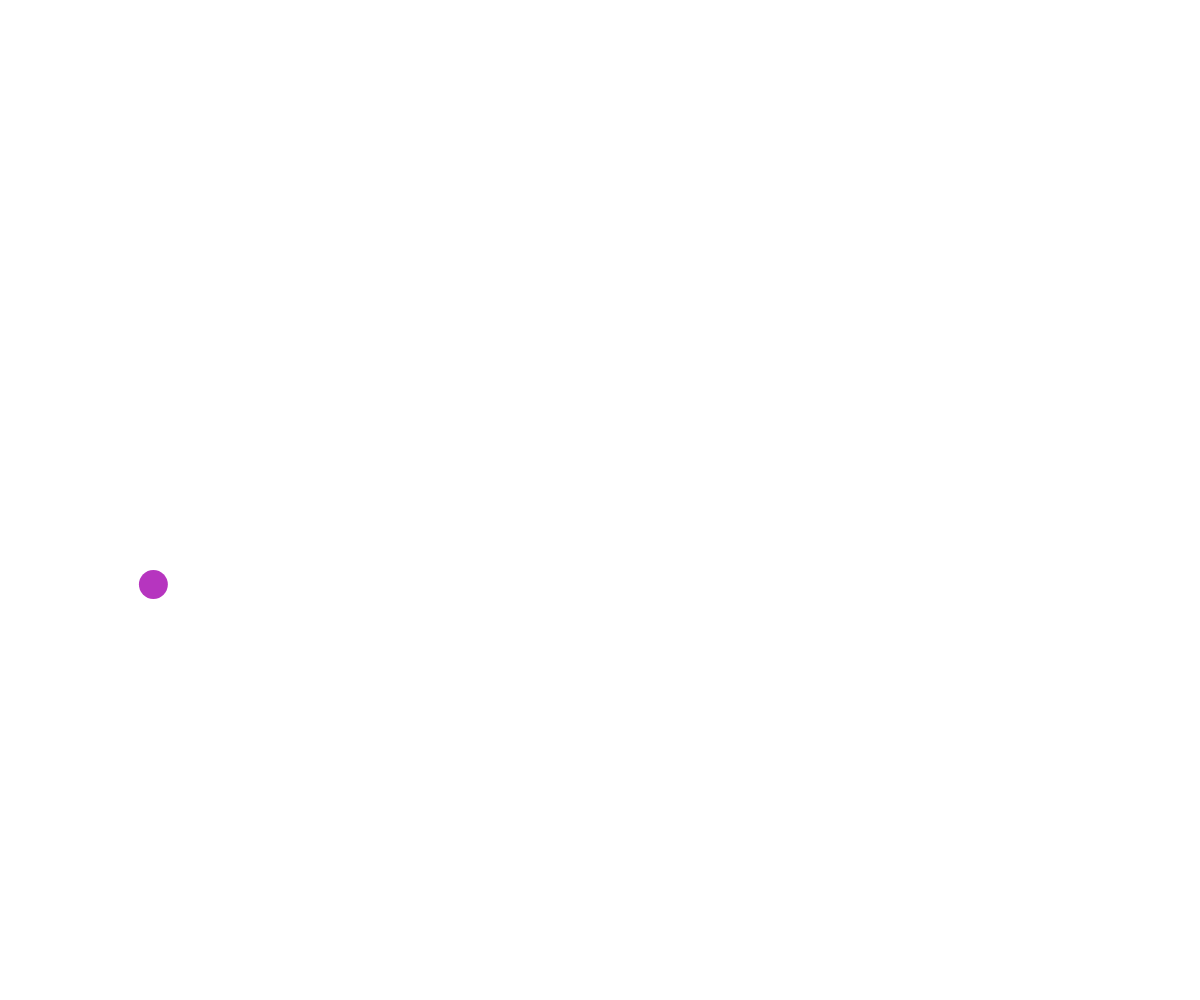
Frame 1 (no input)
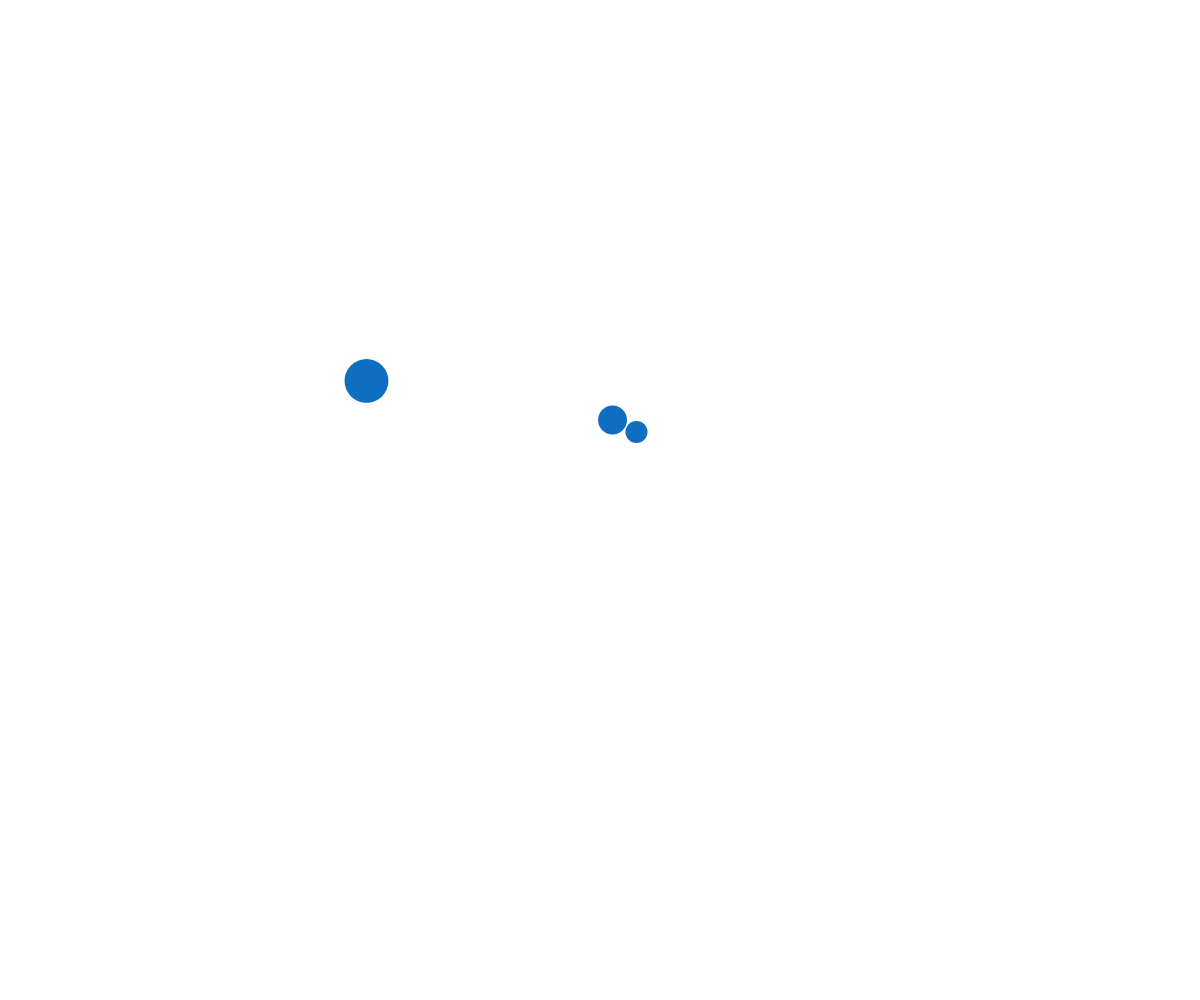
Frame 60 (no input)
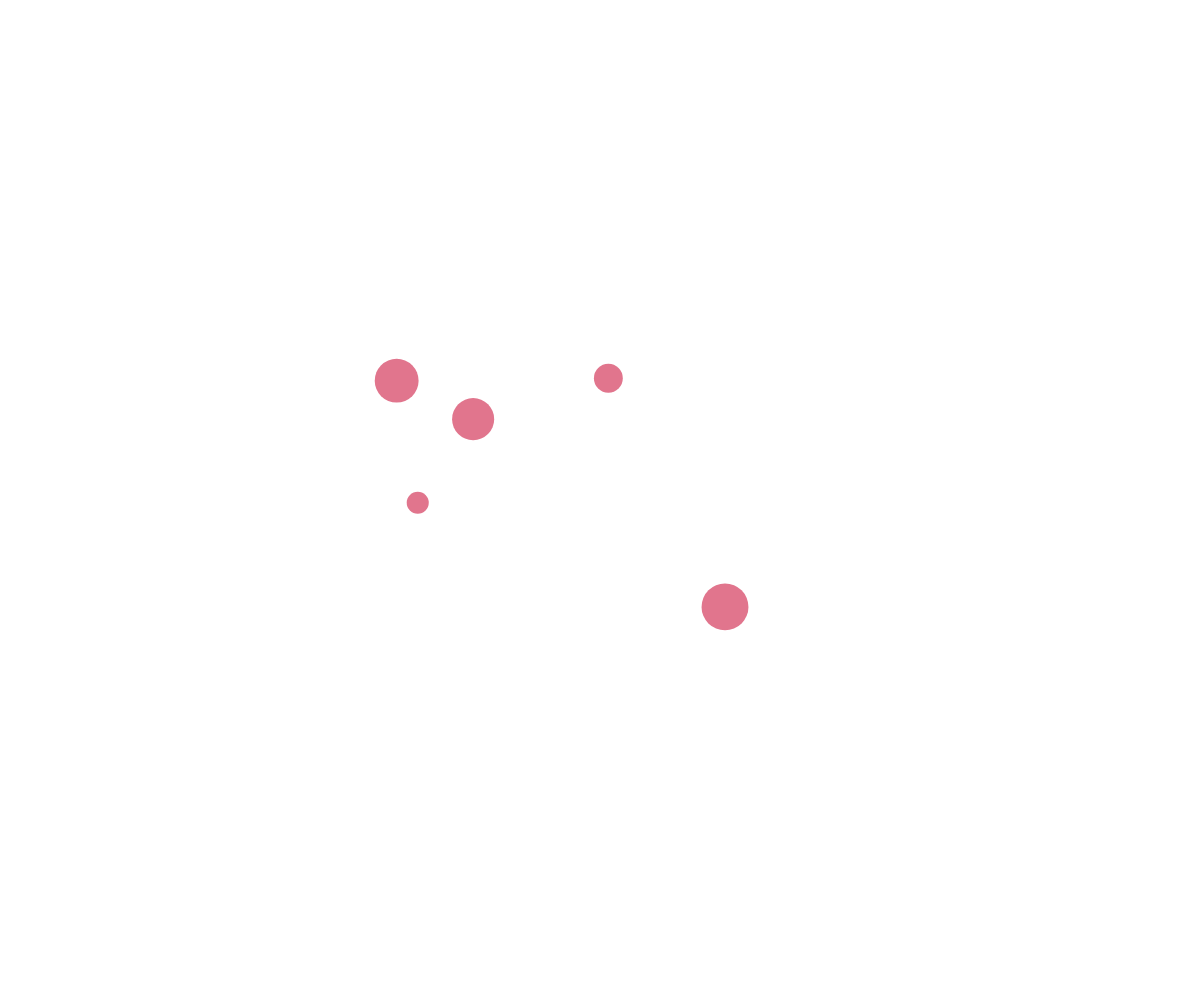
Frame 120 (the mouse pressed at the canvas centre since frame 60)

The p5.js sketch that drew these frames (run headless with seeded random() and noise() and a simulated clock; from frame 60 on, the mouse is pressed at the canvas centre):

// p5.js sketch
// ── sketch.js
// Perlin Bubbles Demo
// Noise, Arrays, and Project Notation

let bubbles = [];
const TIME_SPEED = 0.01;

function setup() {
  createCanvas(windowWidth, windowHeight);
  noStroke();
  spawnBubble();

  // add a new bubble per time interval
  window.setInterval(spawnBubble, 1000);
}

function draw() {
  background(255);
  showBubbles();
}

function spawnBubble() {
  fill(random(255),random(255),random(255));
  // temporary variables
  let _time = random(1000);
  let _buffer = random(1000);

  let bubble = {
    time : _time,
    buffer: _buffer,
    x : noise(_time) * width,
    y : noise(_time+_buffer) * height,
    diameter: random(20,50),
  };
  bubbles.push(bubble);
}

function showBubbles() {
  for (let bubble of bubbles) {
    bubble.x = noise(bubble.time)*width;
    bubble.y = noise(bubble.time+bubble.buffer)*height;
    circle(bubble.x, bubble.y, bubble.diameter);
    bubble.time += TIME_SPEED;
  }
}
